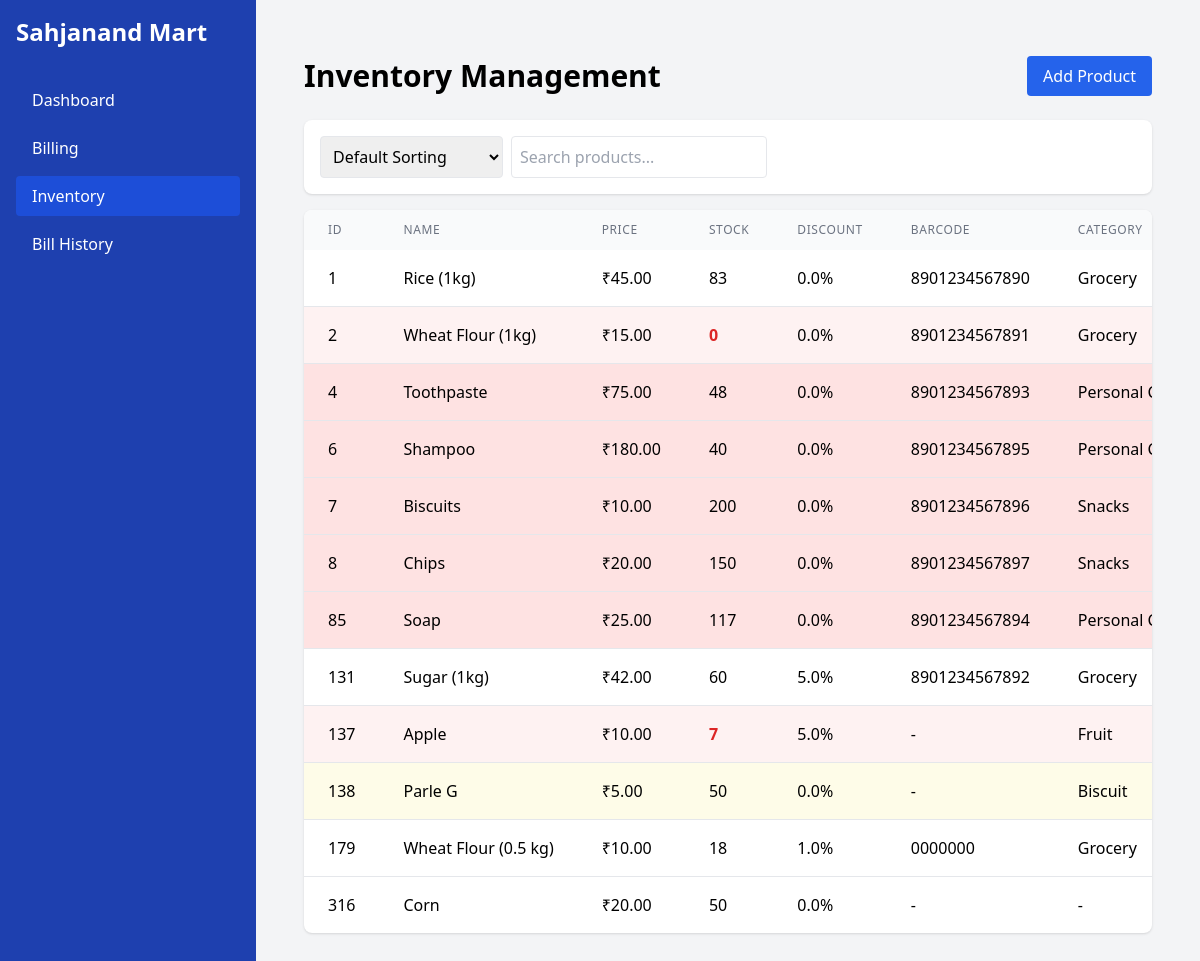
The page /inventory on the database as committed earlier.
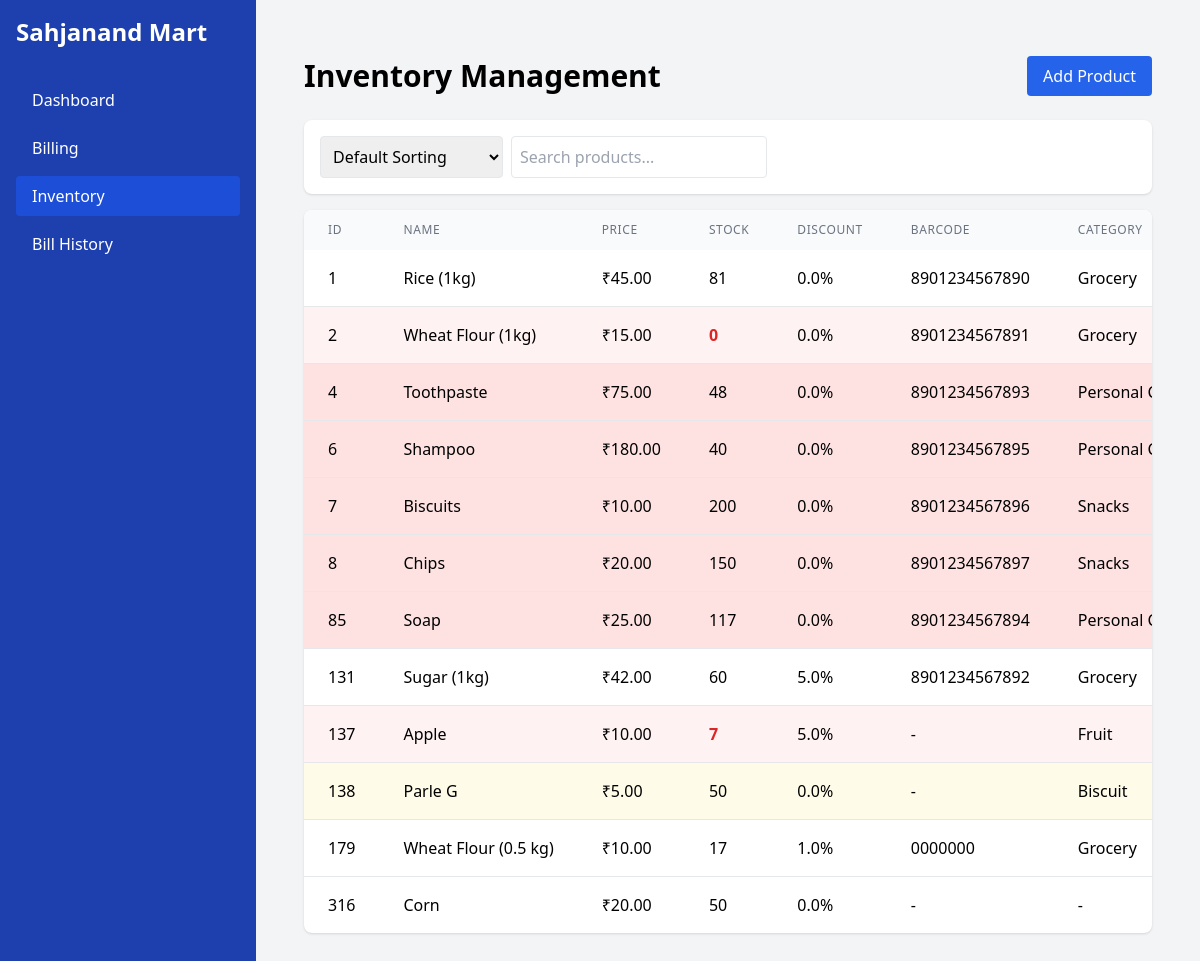
The same page on the database as committed later.
### tables this page shows
CREATE TABLE products (
    id INTEGER PRIMARY KEY AUTOINCREMENT,
    name TEXT NOT NULL,
    price REAL NOT NULL,
    stock INTEGER NOT NULL DEFAULT 0,
    barcode TEXT UNIQUE,
    category TEXT,
    expiry_date TEXT,
    created_at TIMESTAMP DEFAULT CURRENT_TIMESTAMP
, discount REAL DEFAULT 0);

### backend/app.py (the view)
@app.route('/inventory')
def inventory():
    db = get_db()
    products = db.execute('''
        SELECT *,
        CASE
            WHEN expiry_date IS NULL THEN 0
            WHEN expiry_date < date('now') THEN 1
            ELSE 0
        END as is_expired,
        CASE
            WHEN expiry_date IS NULL THEN 0
            WHEN expiry_date BETWEEN date('now') AND date('now', '+30 days') THEN 1
            ELSE 0
        END as is_expiring_soon
        FROM products
    ''').fetchall()
    product_list = []
    for product in products:
        product_dict = dict(product)
        if product_dict['expiry_date']:
            try:
                product_dict['expiry_date'] = datetime.strptime(product_dict['expiry_date'], '%Y-%m-%d').date()
            except (ValueError, TypeError):
                product_dict['expiry_date'] = None
        product_list.append(product_dict)
    return render_template('inventory.html', products=product_list)

### backend/app.py (called while the page is built)
@app.teardown_appcontext
def teardown_db(exception):
    close_db()

### backend/db.py (called while the page is built)
def get_db():
    if 'db' not in g:
        g.db = sqlite3.connect(current_app.config['DATABASE'])
        g.db.row_factory = sqlite3.Row
    return g.db

### templates/inventory.html (shortened to what this page needs)
{% extends "base.html" %}
{% block content %}
<div class="container mx-auto px-4 py-6">
    <div class="flex justify-between items-center mb-6">
        <h1 class="text-3xl font-bold">Inventory Management</h1>
        <button id="addProductBtn" class="bg-blue-600 text-white py-2 px-4 rounded hover:bg-blue-700">
            Add Product
        </button>
    </div>
    <div class="flex justify-between items-center mb-4 bg-white p-4 rounded-lg shadow">
        <div class="flex space-x-2">
            <select id="sortBy" class="border rounded p-2">
                <option value="default">Default Sorting</option>
            </select>
            <input type="text" id="searchInput" placeholder="Search products..." class="border rounded p-2 w-64">
        </div>
    </div>
    <div class="bg-white rounded-lg shadow overflow-hidden">
        <div class="overflow-x-auto">
            <table class="w-full">
                <thead class="bg-gray-50">
                    <tr>
                        <th class="px-6 py-3 text-left text-xs font-medium text-gray-500 uppercase tracking-wider">ID</th>
                        <th class="px-6 py-3 text-left text-xs font-medium text-gray-500 uppercase tracking-wider">Name</th>
                        <th class="px-6 py-3 text-left text-xs font-medium text-gray-500 uppercase tracking-wider">Price</th>
                        <th class="px-6 py-3 text-left text-xs font-medium text-gray-500 uppercase tracking-wider">Stock</th>
                        <th class="px-6 py-3 text-left text-xs font-medium text-gray-500 uppercase tracking-wider">Discount</th>
                        <th class="px-6 py-3 text-left text-xs font-medium text-gray-500 uppercase tracking-wider">Barcode</th>
                        <th class="px-6 py-3 text-left text-xs font-medium text-gray-500 uppercase tracking-wider">Category</th>
                    </tr>
                </thead>
                <tbody class="divide-y divide-gray-200" id="productTableBody">
                    {% for product in products %}
                    <tr class="{% if product.stock <= 10 %}bg-red-50{% elif product.is_expired %}bg-red-100{% elif product.is_expiring_soon %}bg-yellow-50{% endif %}">
                        <td class="px-6 py-4 whitespace-nowrap">{{ product.id }}</td>
                        <td class="px-6 py-4 whitespace-nowrap">{{ product.name }}</td>
                        <td class="px-6 py-4 whitespace-nowrap">₹{{ "%.2f"|format(product.price) }}</td>
                        <td class="px-6 py-4 whitespace-nowrap">
                            <span class="{% if product.stock <= 10 %}text-red-600 font-bold{% endif %}">
                                {{ product.stock }}
                            </span>
                        </td>
                        <td class="px-6 py-4 whitespace-nowrap">{{ product.discount }}%</td>
                        <td class="px-6 py-4 whitespace-nowrap">{{ product.barcode or '-' }}</td>
                        <td class="px-6 py-4 whitespace-nowrap">{{ product.category or '-' }}</td>
                    </tr>
                    {% endfor %}
                </tbody>
            </table>
        </div>
    </div>
</div>
{% endblock %}

### templates/base.html (shortened to what this page needs)
<!DOCTYPE html>
<html lang="en">
<head>
    <script src="https://cdn.tailwindcss.com"></script>
    <link href="{{ url_for('static', filename='css/styles.css') }}" rel="stylesheet">
</head>
<body class="bg-gray-100">
    <div class="flex h-full">
        <div class="w-64 bg-blue-800 text-white p-4 sidebar">
            <div class="text-2xl font-bold mb-8">Sahjanand Mart</div>
            <nav>
                <ul class="space-y-2">
                    <li><a href="{{ url_for('dashboard') }}" class="block py-2 px-4 {% if request.path == '/' %}bg-blue-700{% else %}hover:bg-blue-700{% endif %} rounded">Dashboard</a></li>
                    <li><a href="{{ url_for('billing') }}" class="block py-2 px-4 {% if request.path == '/billing' %}bg-blue-700{% else %}hover:bg-blue-700{% endif %} rounded">Billing</a></li>
                    <li><a href="{{ url_for('inventory') }}" class="block py-2 px-4 {% if request.path == '/inventory' %}bg-blue-700{% else %}hover:bg-blue-700{% endif %} rounded">Inventory</a></li>
                    <li><a href="{{ url_for('bill_history') }}" class="block py-2 px-4 {% if request.path == '/bill-history' %}bg-blue-700{% else %}hover:bg-blue-700{% endif %} rounded">Bill History</a></li>
                </ul>
            </nav>
        </div>
        <div class="flex-1 p-8 overflow-auto">
            {% block content %}{% endblock %}
        </div>
    </div>
</body>
</html>

### templates/base.html (style rules this page uses)
html, body { height: 100%; margin: 0; }
.sidebar { min-height: 100vh; height: 100%; }

Rows that differ between the two databases and show on the page:
changed products "Rice (1kg)": stock "83" → "81"
changed products "Wheat Flour (0.5 kg)": stock "18" → "17"
